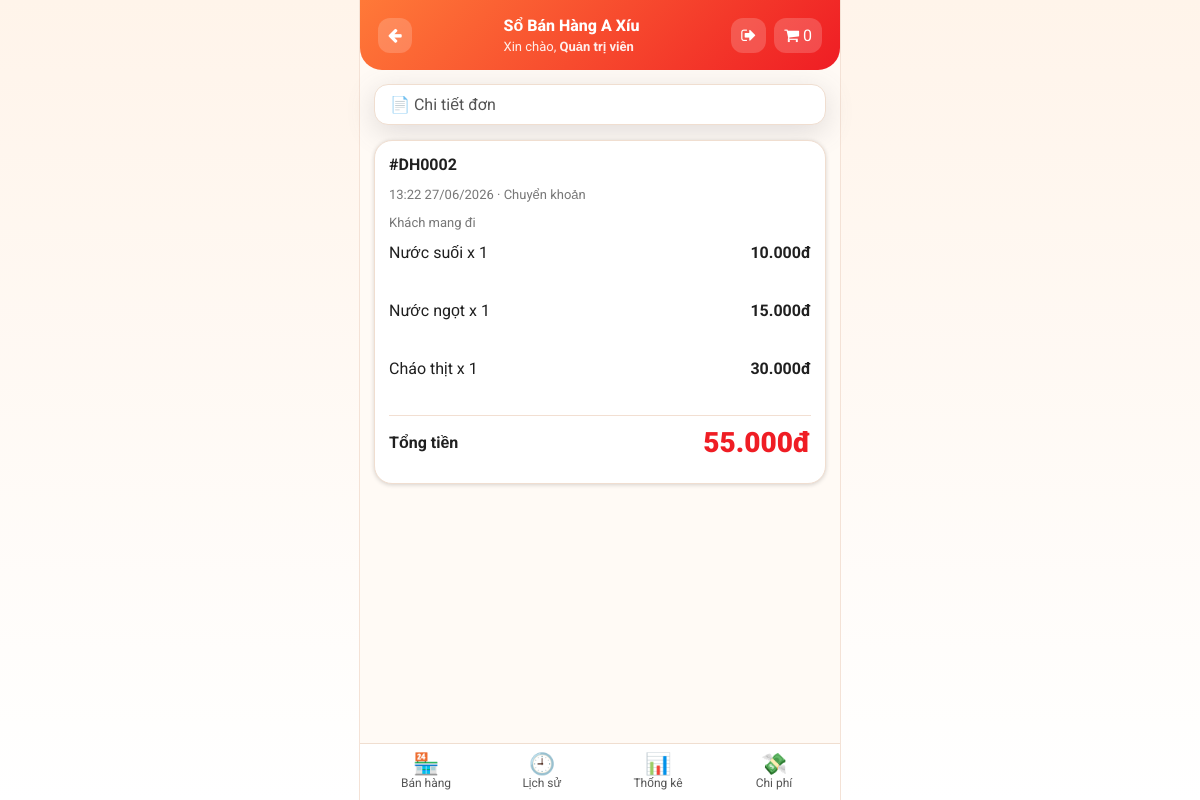
Page /order_detail.php?id=2 (signed in) on the committed database.
### tables this page shows
CREATE TABLE orders (
  id INT AUTO_INCREMENT PRIMARY KEY,
  user_id INT NULL,
  order_code VARCHAR(30) NOT NULL UNIQUE,
  order_type ENUM('cash', 'bank_transfer') NOT NULL,
  total_amount INT NOT NULL DEFAULT 0,
  note VARCHAR(255) DEFAULT NULL,
  created_at DATETIME NOT NULL DEFAULT CURRENT_TIMESTAMP,
  KEY idx_orders_user_id (user_id),
  CONSTRAINT fk_orders_user FOREIGN KEY (user_id) REFERENCES users(id) ON DELETE
  SET
    NULL ON UPDATE CASCADE
);

CREATE TABLE order_items (
  id INT AUTO_INCREMENT PRIMARY KEY,
  order_id INT NOT NULL,
  product_id INT NOT NULL,
  product_name VARCHAR(150) NOT NULL,
  price INT NOT NULL,
  quantity INT NOT NULL,
  subtotal INT NOT NULL,
  FOREIGN KEY (order_id) REFERENCES orders(id) ON DELETE CASCADE,
  FOREIGN KEY (product_id) REFERENCES products(id)
);

### config/helpers.php (called while the page is built, shortened)
<?php
function moneyVND($amount)
{
    return number_format((int) $amount, 0, ',', '.') . 'đ';
}
function h($s)
{
    return htmlspecialchars((string) $s, ENT_QUOTES, 'UTF-8');
}
function order_type_meta($type)
{
    static $types = [
    'bank_transfer' => ['icon' => '🏦', 'label' => 'Chuyển khoản'],
    'cash' => ['icon' => '💵', 'label' => 'Tiền mặt'],
    'takeaway' => ['icon' => '🥡', 'label' => 'Mang đi'],
    'dine_in' => ['icon' => '🍽️', 'label' => 'Ăn tại quán'],
    ];
    return $types[$type] ?? ['icon' => '❓', 'label' => 'Không xác định'];
}
function order_type_label($type)
{
    return order_type_meta($type)['label'];
}
function order_type_text($type)
{
    return order_type_label($type);
}

### order_detail.php (the view, shortened to what this page needs)
<?php
require_once 'config/db.php';
require_once 'config/helpers.php';
$id = (int) ($_GET['id'] ?? 0);
$o = $conn->query("SELECT * FROM orders WHERE id=$id")->fetch_assoc();
$items = $conn->query("SELECT * FROM order_items WHERE order_id=$id");
include_once 'header.php'; ?>
<div class="date">📄 Chi tiết đơn</div>
<?php if (!$o): ?>
    <div class="card">Không tìm thấy đơn.</div>
<?php else: ?>
    <div class="card">
        <b>#<?= h($o['order_code']) ?></b>
        <div class="small">
            <p><?= date('H:i d/m/Y', strtotime($o['created_at'])) ?> · <?= order_type_text($o['order_type']) ?></p>
            <p><?= h($o['note']) ?></p>
        </div>
        <?php while ($i = $items->fetch_assoc()): ?>
            <div class="between">
                <span><?= h($i['product_name']) ?> x <?= $i['quantity'] ?></span>
                <b><?= moneyVND($i['subtotal']) ?></b>
            </div><br>
        <?php endwhile; ?>
        <hr style="border:0;border-top:1px solid #f2dfd2">
        <div class="between">
            <b>Tổng tiền</b>
            <div class="big-total"><?= moneyVND($o['total_amount']) ?></div>
        </div>
    </div>
<?php endif; ?>
<?php include_once 'footer.php'; ?>

### assets/style.css (style rules this page uses)
:root { --red: #ef1d24; --orange: #ff7938; --peach: #fff3ea; --cream: #fffaf5; --text: #1f1f1f; --muted: #777; --line: #f0ded0; --card: #fff; --shadow: 0 10px 28px rgba(239, 29, 36, 0.1); }
* { box-sizing: border-box; }
body { margin: 0; font-family: "Roboto", sans-serif; background: linear-gradient(180deg, #fff4ea, #fff); color: var(--text); }
.date { background: white; border: 1px solid var(--line); border-radius: 14px; padding: 10px 15px; color: #555; margin-bottom: 15px; box-shadow: rgba(100, 100, 111, 0.2) 0px 7px 29px 0px; }
.between { display: flex; justify-content: space-between; align-items: center; margin: 10px auto; }
.summary-card, .card { background: white; border: 1px solid var(--line); border-radius: 18px; padding: 14px; box-shadow: var(--shadow); margin-bottom: 20px; margin-top: 12px; box-shadow: rgba(0, 0, 0, 0.16) 0px 1px 4px; }
.big-total { font-size: 28px; color: var(--red); font-weight: 900; }
.small { font-size: 13px; color: var(--muted); }

### rows in the picture
orders: order_code "DH0002", created_at "13:22 27/06/2026", order_type "Chuyển khoản", note "Khách mang đi", total_amount "55.000đ"
order_items: product_name "Nước suối", quantity "1", subtotal "10.000đ"
order_items: product_name "Nước ngọt", quantity "1", subtotal "15.000đ"
order_items: product_name "Cháo thịt", quantity "1", subtotal "30.000đ"

### other values in the picture
currentUserName() "Quản trị viên"
cart_count() "0"
